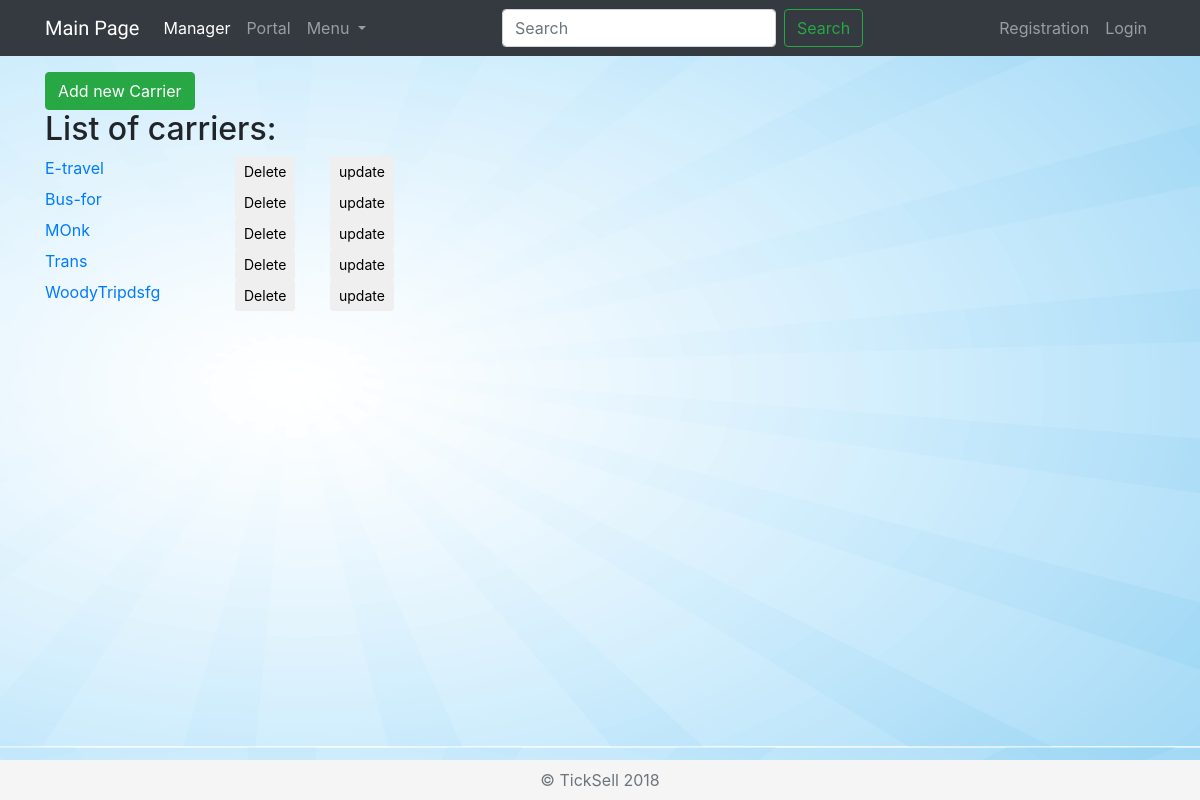
Before: /manager/carriers/ with the older database file.
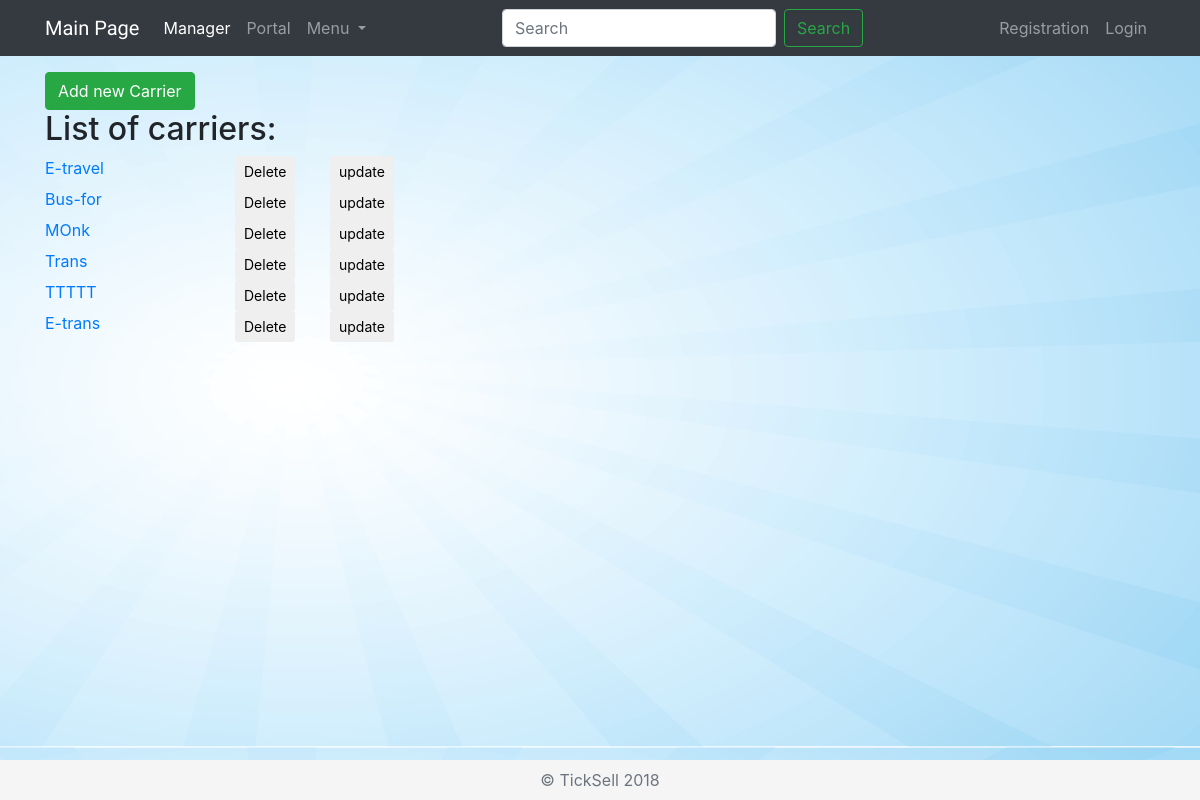
After: the same page with the newer database file.
### manager/models.py (models this page shows, shortened)
class Carrier(models.Model):
    name = models.CharField(max_length=500)
    register_date = models.DateField()
    agreement = models.FileField(null=True, blank=True, default=None)

### manager/views.py (the view)
class IndexCarrierView(generic.ListView):
    template_name = 'carriers/index.html'
    context_object_name = 'all_carriers'
    def get_queryset(self):
        return Carrier.objects.all()

### manager/templates/carriers/index.html (shortened to what this page needs)
{% extends "layouts/master.html" %}
{% block nav_active %}active{% endblock %}
{% block content %}
    <div class="row">
        <div class="col-12">
            <a href="{% url 'manager:carrier-add' %}">
                <button class="btn btn-success">Add new Carrier</button>
            </a>
            <h2>List of carriers:</h2>
        </div>
        {% if all_carriers %}
                {% for carrier in all_carriers %}
                    <div class="col-2">
                        <a href="{% url 'manager:carrier_detail' carrier.id %}">{{ carrier.name }}</a>
                    </div>
                    <div class="col-1">
                        <form action="{% url 'manager:carrier-delete' carrier.id %}" method="post">
                            <button type="submit" class="btn btn-default btn-sm">
                                Delete
                            </button>
                        </form>
                    </div>
                    <div class="col-9">
                        <form action="{% url 'manager:carrier-update' carrier.id %}" method="post">
                            <button type="submit" class="btn btn-default btn-sm">
                                <span>update</span>
                            </button>
                        </form>
                    </div>
                {% endfor %}
        {% else %}
            <h3>You don't have any carriers</h3>
        {% endif %}
    </div>
{% endblock %}

Changed rows visible on the page:
removed Carrier: name "WoodyTripdsfg"
added Carrier: name "TTTTT"
added Carrier: name "E-trans"
